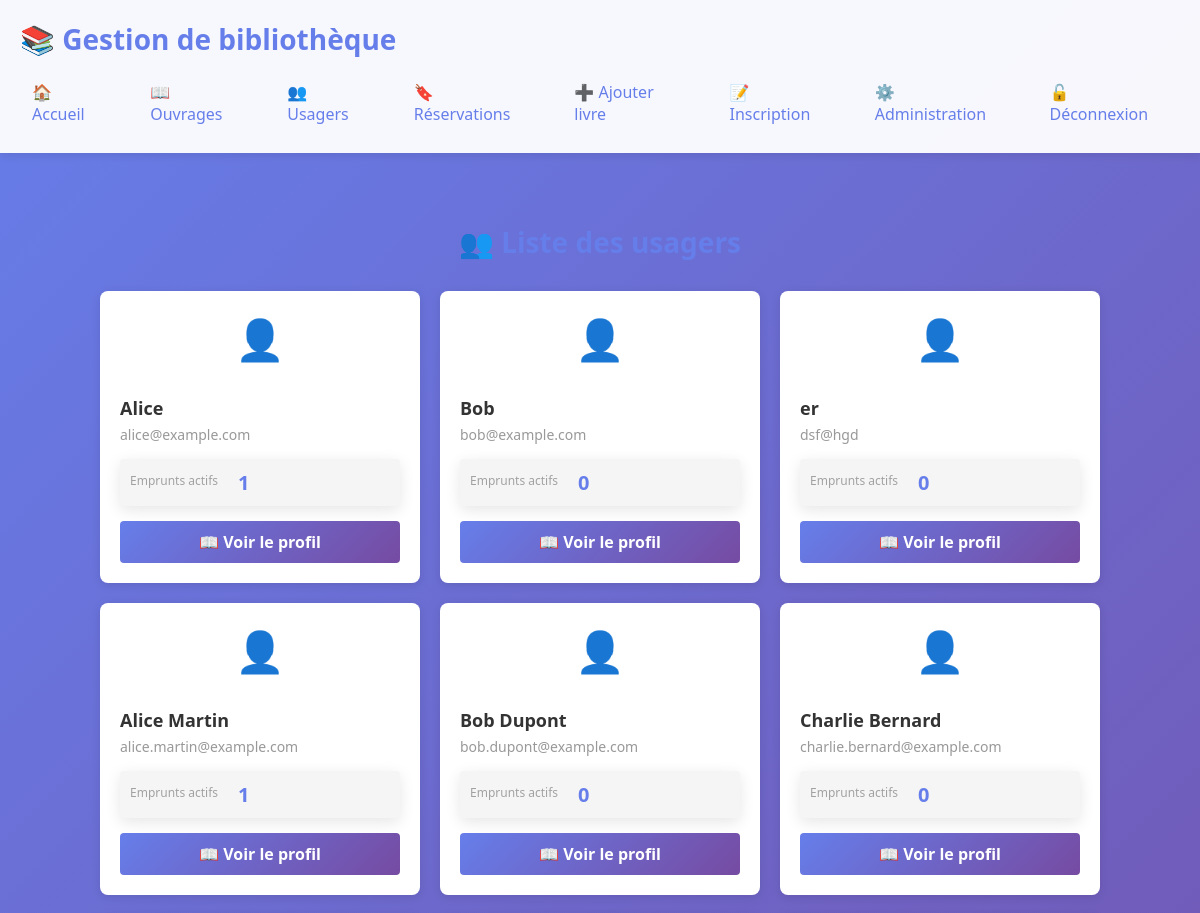
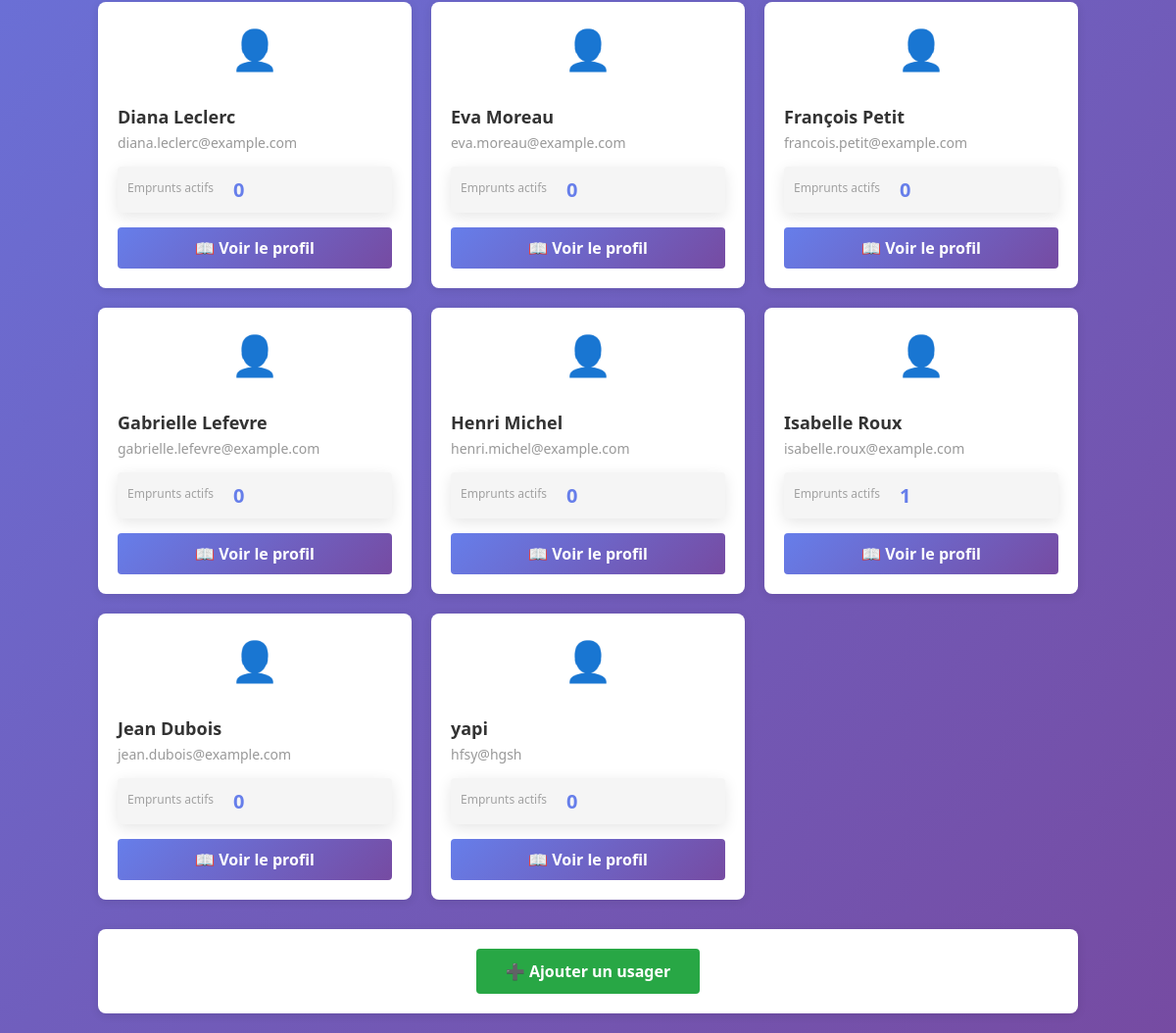
The page /users (signed in) on the database its author committed (2 pictures, top to bottom).
### models.py (models this page shows)
class User(db.Model):
    id = db.Column(db.Integer, primary_key=True)
    name = db.Column(db.String(120), nullable=False)
    email = db.Column(db.String(120), unique=True, nullable=False)
    registered_on = db.Column(db.DateTime, default=datetime.utcnow)
    loans = db.relationship('Loan', backref='user', lazy=True)
    reservations = db.relationship('Reservation', backref='user', lazy=True)
    def active_loans_count(self):
        return Loan.query.filter_by(user_id=self.id, returned=False).count()

### app.py (the view)
@app.route('/users')
@login_required_admin
def users():
    users = User.query.all()
    return render_template('users.html', users=users)

### app.py (called while the page is built)
def login_required_admin(f):
    @wraps(f)
    def decorated_function(*args, **kwargs):
        if 'admin' not in session:
            flash('Vous devez être connecté en tant qu\'administrateur', 'warning')
            return redirect(url_for('admin_login'))
        return f(*args, **kwargs)
    return decorated_function

### templates/users.html (shortened to what this page needs)
{% extends 'layout.html' %}
{% block content %}
<div class="users-container">
  <h2>👥 Liste des usagers</h2>
  <div class="users-grid">
    {% for u in users %}
    <div class="user-card">
      <div class="user-icon">👤</div>
      <div class="user-details">
        <h3>{{ u.name }}</h3>
        <p class="email">{{ u.email }}</p>
        <div class="stats">
          <span class="stat-item">
            <span class="stat-label">Emprunts actifs</span>
            <span class="stat-value">{{ u.active_loans_count() }}</span>
          </span>
        </div>
      </div>
      <a href="{{ url_for('profile', user_id=u.id) }}" class="btn-view-profile">📖 Voir le profil</a>
    </div>
    {% endfor %}
  </div>
  <div class="add-user-section">
    <a href="/register" class="btn-add">➕ Ajouter un usager</a>
  </div>
</div>
{% endblock %}

### static/style.css (style rules this page uses)
* { margin: 0; padding: 0; box-sizing: border-box; }
body { font-family: 'Segoe UI', Tahoma, Geneva, Verdana, sans-serif; background: linear-gradient(135deg, #667eea 0%, #764ba2 100%); min-height: 100vh; color: #333; }
h2 { color: white; margin: 20px 0 15px 0; font-size: 24px; }
h3 { color: #667eea; margin: 15px 0 10px 0; font-size: 18px; }
a { color: #667eea; text-decoration: none; }
.stat-label { font-size: 14px; opacity: 0.9; }
.stat-item { background: white; padding: 30px; border-radius: 8px; box-shadow: 0 4px 15px rgba(0, 0, 0, 0.1); display: flex; align-items: center; gap: 20px; transition: transform 0.3s, box-shadow 0.3s; }
.stat-value { font-size: 32px; font-weight: bold; color: #667eea; }
.stat-value { animation: fadeIn 0.6s ease-out; }
.stat-item { animation: slideIn 0.5s ease-out; }

### templates/users.html (style rules this page uses)
.users-container { max-width: 1000px; margin: 0 auto; }
.users-container h2 { color: #667eea; margin-bottom: 30px; text-align: center; font-size: 28px; }
.users-grid { display: grid; grid-template-columns: repeat(auto-fill, minmax(300px, 1fr)); gap: 20px; margin-bottom: 30px; }
.user-card { background: white; padding: 20px; border-radius: 8px; box-shadow: 0 2px 10px rgba(0, 0, 0, 0.1); display: flex; flex-direction: column; gap: 15px; transition: all 0.3s; }
.user-icon { font-size: 40px; text-align: center; }
.user-details { flex: 1; }
.user-details h3 { color: #333; margin-bottom: 5px; }
.email { color: #999; font-size: 14px; margin-bottom: 15px; }
.stats { display: flex; gap: 10px; }
.stat-item { background: #f5f5f5; padding: 10px; border-radius: 4px; flex: 1; text-align: center; }
.stat-label { display: block; font-size: 12px; color: #999; margin-bottom: 5px; }
.stat-value { display: block; font-size: 20px; font-weight: bold; color: #667eea; }
.btn-view-profile { display: block; background: linear-gradient(135deg, #667eea 0%, #764ba2 100%); color: white; padding: 10px; border-radius: 4px; text-decoration: none; text-align: center; font-weight: 600; transition: all 0.3s; }
.add-user-section { text-align: center; padding: 20px; background: white; border-radius: 8px; box-shadow: 0 2px 10px rgba(0, 0, 0, 0.1); }
.btn-add { display: inline-block; background: #28a745; color: white; padding: 12px 30px; border-radius: 4px; text-decoration: none; text-align: center; font-weight: 600; transition: all 0.3s; }

### rows shown on the page
User: name "Alice", email "alice@example.com", active_loans_count "1"
User: name "Bob", email "bob@example.com", active_loans_count "0"
User: name "er", email "dsf@hgd", active_loans_count "0"
User: name "Alice Martin", email "alice.martin@example.com", active_loans_count "1"
User: name "Bob Dupont", email "bob.dupont@example.com", active_loans_count "0"
User: name "Charlie Bernard", email "charlie.bernard@example.com", active_loans_count "0"
User: name "Diana Leclerc", email "diana.leclerc@example.com", active_loans_count "0"
User: name "Eva Moreau", email "eva.moreau@example.com", active_loans_count "0"
User: name "François Petit", email "francois.petit@example.com", active_loans_count "0"
User: name "Gabrielle Lefevre", email "gabrielle.lefevre@example.com", active_loans_count "0"
User: name "Henri Michel", email "henri.michel@example.com", active_loans_count "0"
User: name "Isabelle Roux", email "isabelle.roux@example.com", active_loans_count "1"
User: name "Jean Dubois", email "jean.dubois@example.com", active_loans_count "0"
User: name "yapi", email "hfsy@hgsh", active_loans_count "0"
